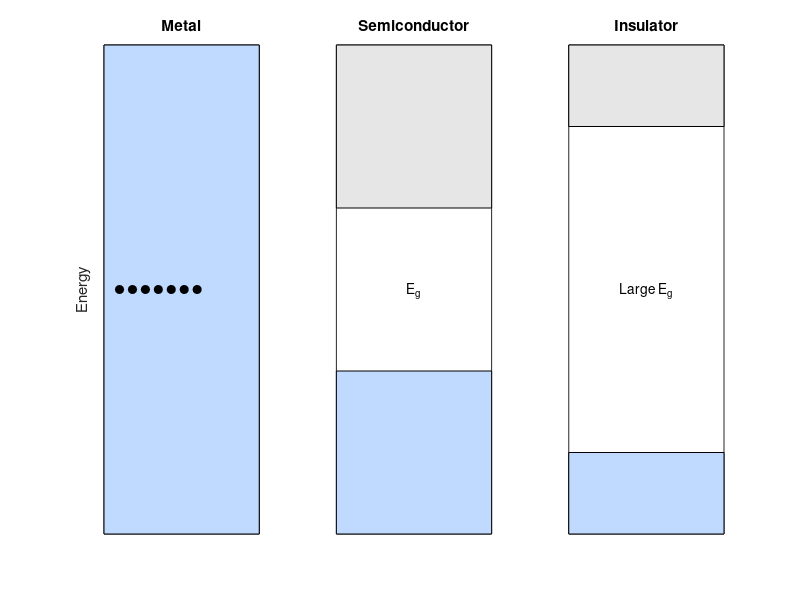

MATLAB code to generate this figure: (Note: this script raises an error after producing the figure.)
figure('Color','w');

%% Metal
subplot(1,3,1);
hold on; box on;
patch([-1 1 1 -1],[1 1 3 3],[0.75 0.85 1], ...
      'EdgeColor','k');
% electrons
plot(linspace(-0.8,0.2,7),2*ones(1,7),'ko','MarkerFaceColor','k');
title('Metal');
ylabel('Energy');
xticks([]); yticks([]);
hold off;

%% Semiconductor
subplot(1,3,2);
hold on; box on;
patch([-1 1 1 -1],[0 0 1 1],[0.75 0.85 1], ...
      'EdgeColor','k');
patch([-1 1 1 -1],[2 2 3 3],[0.9 0.9 0.9], ...
      'EdgeColor','k');
text(0,1.5,'E_g','HorizontalAlignment','center');
title('Semiconductor');
xticks([]); yticks([]);
hold off;

%% Insulator
subplot(1,3,3);
hold on; box on;
patch([-1 1 1 -1],[0 0 1 1],[0.75 0.85 1], ...
      'EdgeColor','k');
patch([-1 1 1 -1],[5 5 6 6],[0.9 0.9 0.9], ...
      'EdgeColor','k');
text(0,3,'Large E_g','HorizontalAlignment','center');
title('Insulator');
xticks([]); yticks([]);
hold off;

sgtitle('Energy-Band View of Electrical Conduction');
